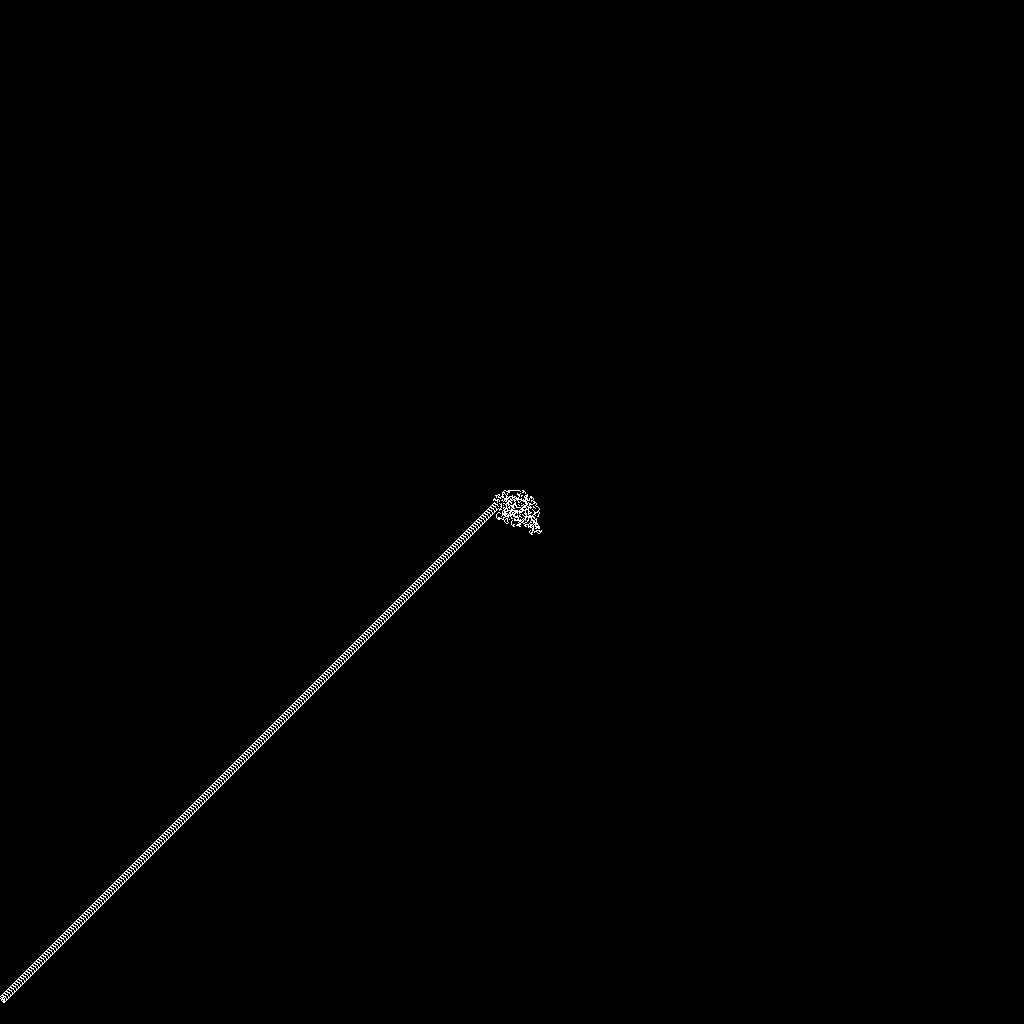

This figure's Python source:
import numpy as np
from PIL import Image

# Размер поля
size = 1024
field = np.zeros((size, size), dtype=np.uint8)
x, y = size // 2, size // 2
direction = 0

while 0 <= x < size and 0 <= y < size:

    if field[y, x] == 0:
        direction = (direction + 1) % 4
        field[y, x] = 1
    else:
        direction = (direction - 1) % 4
        field[y, x] = 0


    if direction == 0:
        y -= 1
    elif direction == 1:
        x += 1
    elif direction == 2:
        y += 1
    else:
        x -= 1

img = Image.fromarray(field * 255)
img.save('ant_path.png')
num_black_cells = np.sum(field)

print(f'count: {num_black_cells}')